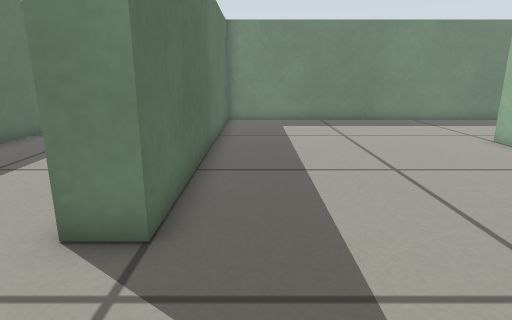
[1] (above)

13 first-person views from a walk through a world built for the Gazebo simulator. The camera is 0.45 m above the floor, tilts 14° down and sees 75° across. The floor is counted in squares, 0.2 m on a side. Each view is taken from the middle of a square. On the plan, view 1 faces up. The plan holds only what a view shows up to about 19 squares ahead; the rest is blank.

[2]
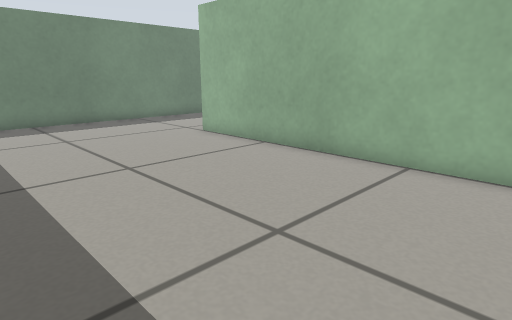

[3]
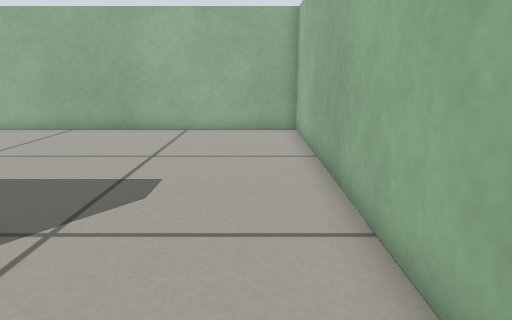

[4]
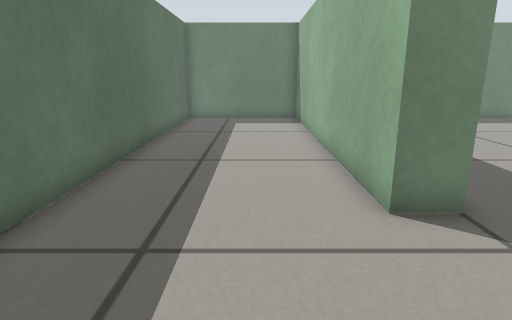

[5]
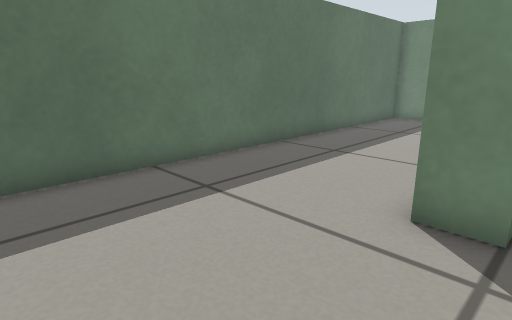

[6]
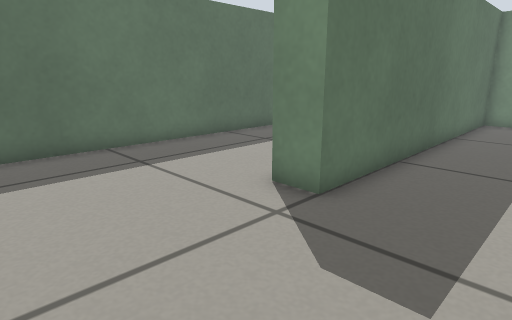

[7]
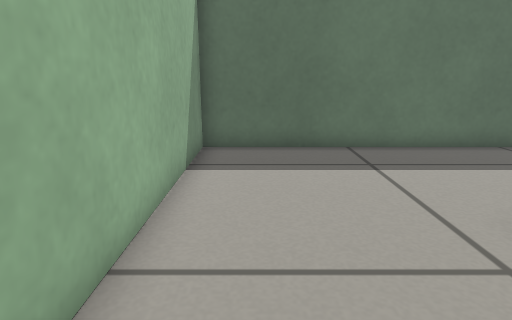

[8]
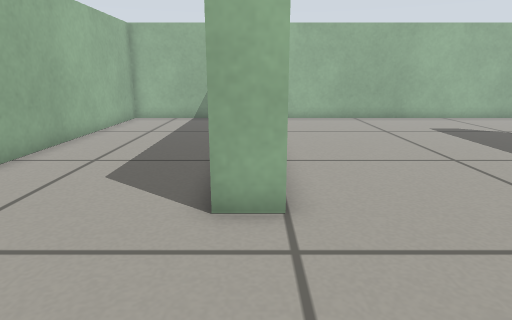

[9]
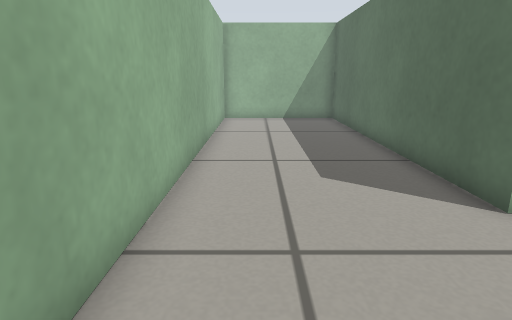

[10]
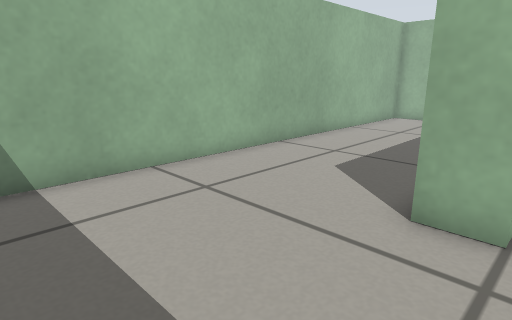

[11]
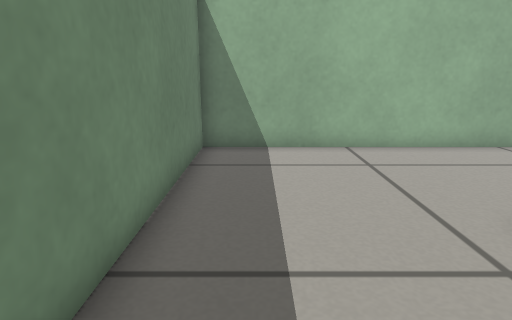

[12]
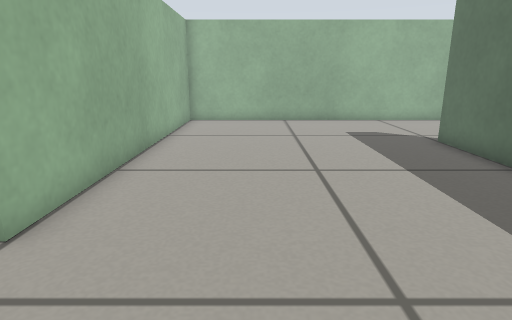

[13]
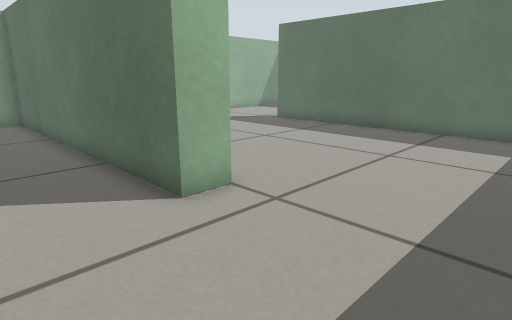

### Floor plan
Points are (right, up) in squares from view 1. A wall is a line through its corners. A room is listed if a view was taken in it or the views show most of it. See-through windows are left out.
Room 1 (views 1, 2, 5, 6, 7, 10, 11, 12)
walls: (-1.5, -1.7) (8.5, -1.7) (8.5, 11.8); (8.5, 17.7) (-1.5, 17.7) (-1.5, 4.3)
ways out: opening at (-2.5, 1.5) to room 2; opening at (9.5, 14.5) to room 3
Room 2 (views 3, 4)
walls: (-1.5, 4.3) (-2.7, 4.3) (-2.7, 17.7) (-8.7, 17.7) (-8.7, -1.7) (-1.5, -1.7)
ways out: opening at (-2.5, 1.5) to room 1
Room 3 (views 8, 9, 13)
walls: (8.5, 11.8) (9.7, 11.8) (9.7, -1.7) (15.7, -1.7) (15.7, 17.7) (8.5, 17.7)
ways out: opening at (9.5, 14.5) to room 1

Positions as (right, up) in squares from view 1, and headings:
1: (0, 0), facing up
2: (0, 0), facing up-right
3: (-6, 0), facing right
4: (-5, -1), facing up
5: (-1, -1), facing up-left
6: (2, -1), facing up-left
7: (2, 0), facing left
8: (9, 17), facing down
9: (14, 17), facing down
10: (8, 17), facing down-right
11: (5, 16), facing right
12: (5, 16), facing down
13: (13, 17), facing down-left
